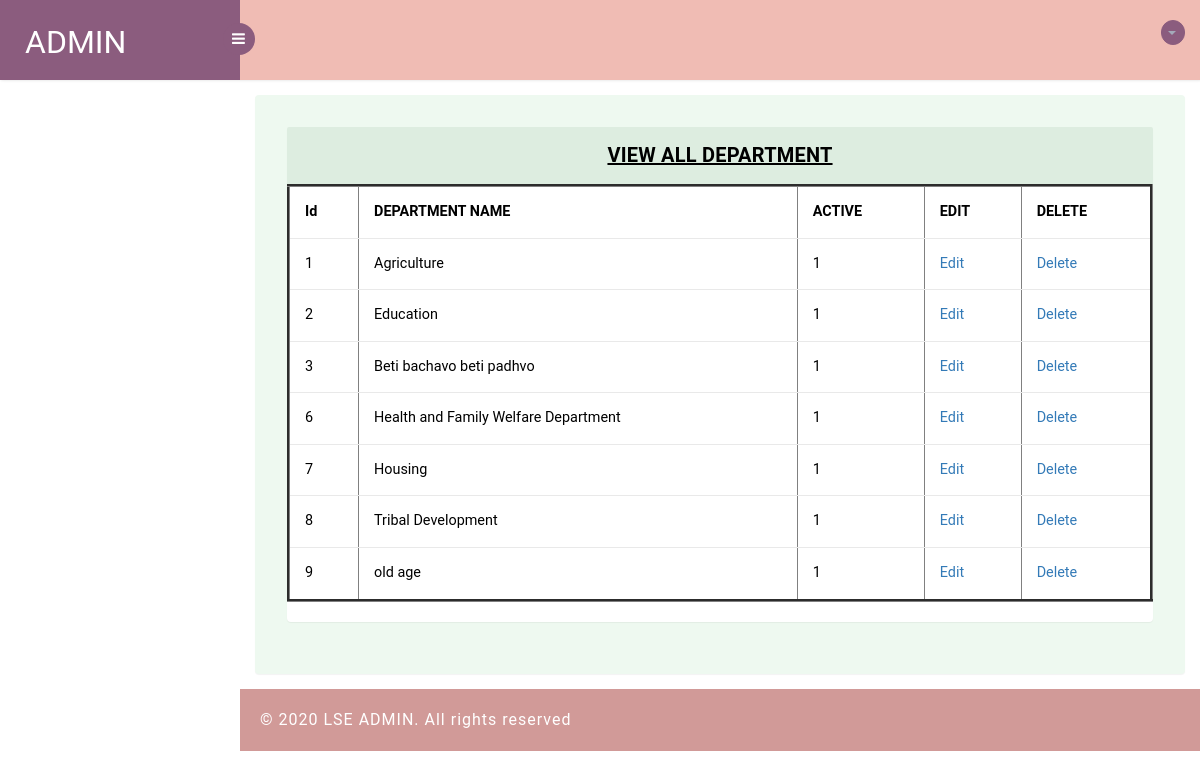
Screenshot of /admin/viewdep.php with the database file from the repository.
### tables this page shows
CREATE TABLE `dep_tbl` (
  `id` int(11) NOT NULL,
  `depname` varchar(100) NOT NULL,
  `isactive` int(11) NOT NULL,
  `doi` datetime NOT NULL,
  `dou` datetime NOT NULL
);

### admin/viewdep.php (the view, shortened to what this page needs)
<?php include'header.php'?>
<section id="main-content">
    <section class="wrapper">
        <div class="table-agile-info">
 <div class="panel panel-default">
    <div class="panel-heading">
   <B> <U>VIEW ALL DEPARTMENT</B></U>
    </div>
    <div>
      <div class="table-responsive table-desi">
        <table class="table table-hover"border="3">
    <tr>
        <th>Id</th>
        <th>DEPARTMENT NAME</th>
        <th>ACTIVE</th>
        <th>EDIT</th>
        <th>DELETE</th>
    </tr>
    <?php
require '../common/dbconnect.php';
$qry="SELECT * FROM dep_tbl WHERE isactive!=2";
$rs = mysqli_query($conn,$qry);
?>
<?php
if(mysqli_num_rows($rs)>0)
{
    while($row=mysqli_fetch_assoc($rs))
    {
?>
<tr>
    <td><?php echo $row['id']?></td>
    <td><?php echo $row['depname']?></td>
    <td><?php $ia=$row['isactive']; echo $ia;?></td>
    <td><a href="editdep.php?id=<?php echo $row['id'];?>"
    >Edit</a></td>
    <td><a href="deletedept.php?id=<?php echo $row['id']; ?>">Delete</a></td>
</tr>
<?php
}
}
else{
    echo "0 Row Found";
}
?>
</div>
</div>
    </div>
  </div>
</section>
          <?php include'footer.php'?>
</section>
</section>
</body>
</html>

### admin/css/style.css (style rules this page uses)
html, body { font-family: 'Roboto', sans-serif; font-size: 100%; overflow-x: hidden; background: url(../images/bg1.jpg) no-repeat 0px 0px; background-size:cover; }
body a { transition: 0.5s all ease; -webkit-transition: 0.5s all ease; -moz-transition: 0.5s all ease; -o-transition: 0.5s all ease; -ms-transition: 0.5s all ease; text-decoration:none; }
#main-content { margin-left:240px; -webkit-transition:all .3s ease-in-out; -moz-transition:all .3s ease-in-out; -o-transition:all .3s ease-in-out; transition:all .3s ease-in-out; }
.wrapper { display:inline-block; margin-top:80px; padding:15px; width:100%; }
.panel-heading { position: relative; height: 57px; line-height: 57px; letter-spacing: 0.2px; color: #000; font-size: 18px; font-weight: 400; padding: 0 16px; background:#ddede0; border-top-right-radius: 2px; border-top-left-radius: 2px; text-transform: uppercase; text-align: center; }
.panel { border: none ! important; }
.table>tbody>tr>td, .table>tbody>tr>th, .table>tfoot>tr>td, .table>tfoot>tr>th, .table>thead>tr>td, .table>thead>tr>th { border-bottom: 1px solid #e9e9e9 ! important; }
.table > thead > tr > th, .table > tbody > tr > th, .table > tfoot > tr > th, .table > thead > tr > td, .table > tbody > tr > td, .table > tfoot > tr > td { border-top: none !important; color: black !important; }
.table td, .table>tbody>tr>td, .table>tbody>tr>th, .table>tfoot>tr>td, .table>tfoot>tr>th, .table>thead>tr>td, .table>thead>tr>th { padding: 15px!important; }
.table > thead > tr > th, .table > tbody > tr > th, .table > tfoot > tr > th, .table > thead > tr > td, .table > tbody > tr > td, .table > tfoot > tr > td { font-size: 0.9em; color: #999; border-top: none !important; }
.table-agile-info { background: #eef9f0; padding: 2em; border-radius: 4px; -webkit-box-shadow: 0 1px 1px rgba(0,0,0,.05); box-shadow: 0 1px 1px rgba(0,0,0,.05); }
.panel-default>.panel-heading { color: #000000 ! important; background-color: #ddede0 ! important; border-color: #ddede0 ! important; font-size: 20px; }

### rows the page displays
dep_tbl: id "1", depname "Agriculture", isactive "1"
dep_tbl: id "2", depname "Education", isactive "1"
dep_tbl: id "3", depname "Beti bachavo beti padhvo", isactive "1"
dep_tbl: id "6", depname "Health and Family Welfare Department", isactive "1"
dep_tbl: id "7", depname "Housing", isactive "1"
dep_tbl: id "8", depname "Tribal Development", isactive "1"
dep_tbl: id "9", depname "old age", isactive "1"
